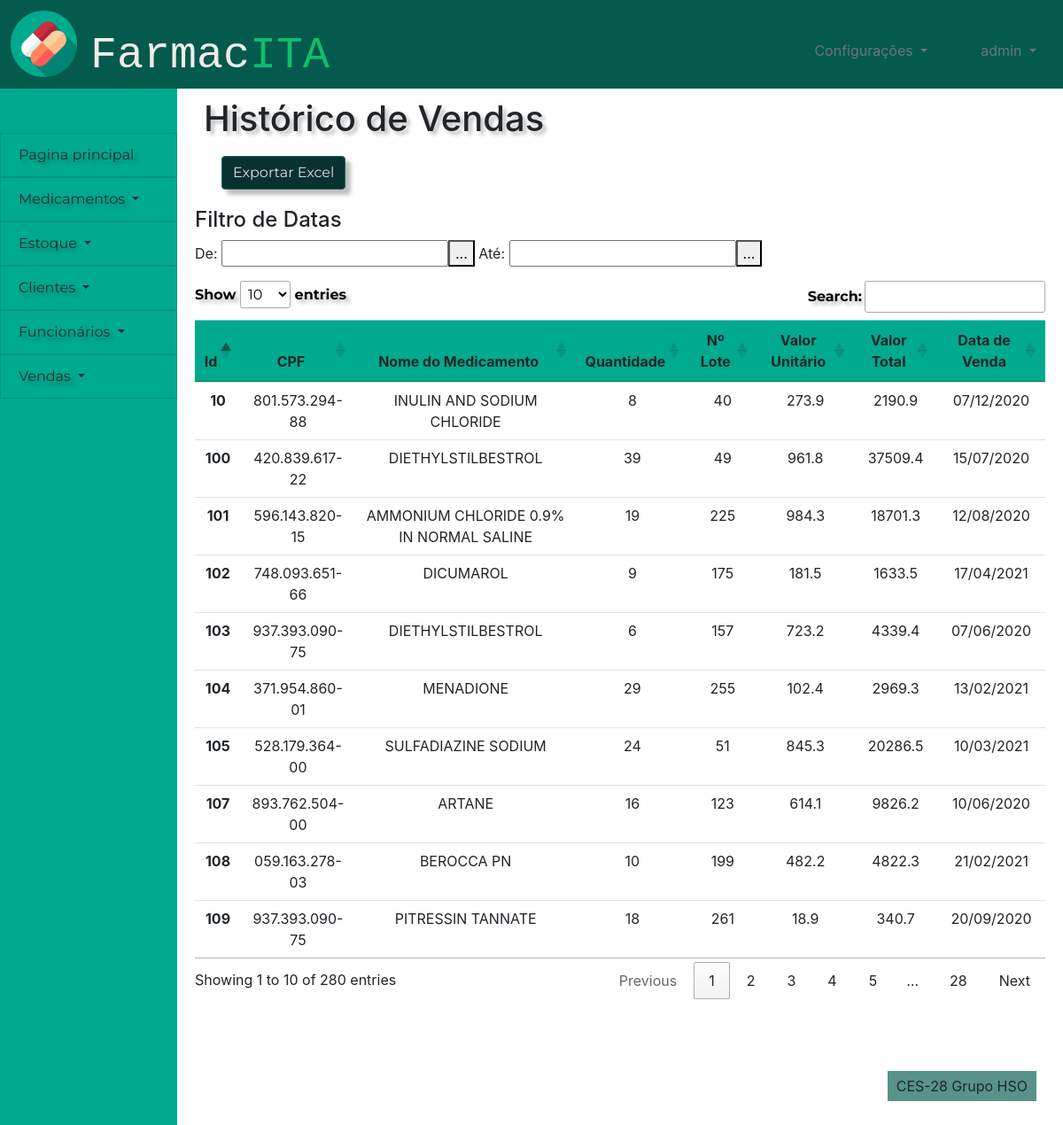
Page /financeiro/historico_vendas (signed in) on the committed database.
### financeiro/models.py (models this page shows)
class ordem_de_venda(models.Model):
    id_ordem_de_venda = models.AutoField(primary_key=True)
    id_cliente = models.ForeignKey(cliente,on_delete=models.PROTECT)
    id_lote_medicamento = models.ForeignKey(lote_medicamento,on_delete=models.PROTECT)
    quantidade = models.IntegerField(default = 0)
    desconto =  models.BooleanField(default=False)
    venda =  models.BooleanField(default=False)
    ativo = models.BooleanField(default=True)
    data_de_venda = models.DateField(auto_now=True,auto_now_add=False,null=False)
    percentual_desconto = models.DecimalField(max_digits=40,decimal_places=2,default=0)
    preco_desconto = models.DecimalField(max_digits=40,decimal_places=2,null=True)
    valor_total_venda = models.DecimalField(max_digits=40,decimal_places=2,null=True)

### pessoas/models.py (models this page shows)
class cliente(models.Model):
    id_cliente = models.AutoField(primary_key=True)
    nome_cliente = models.CharField(max_length=100)
    cpf = models.CharField(max_length=14)
    telefone = models.CharField(max_length=15)
    data_nascimento = models.DateField(default=datetime.now)
    ativo = models.BooleanField(default=True)
    class Meta:
        db_table = 'clientes'

### controle_estoque/models.py (models this page shows)
class lote_medicamento(models.Model):
    id_lote_medicamento = models.AutoField(primary_key=True)
    id_medicamento = models.ForeignKey(medicamento,on_delete=models.PROTECT)
    id_fornecedor = models.ForeignKey(fornecedor,on_delete=models.PROTECT)
    preco = models.DecimalField(max_digits=40,decimal_places=2)
    quantidade_de_caixas = models.CharField(max_length=100)
    quantidade_por_caixa = models.CharField(max_length=100)
    dosagem = models.CharField(max_length=100)
    data_de_validade = models.DateField(auto_now=False,auto_now_add=False,null=False)
    industria_farmaceutica = models.CharField(max_length=100)
    excluido = models.BooleanField(default=False)
    class Meta:
        db_table = 'lote_medicamento'

### cadastro_medicamentos/models.py (models this page shows)
class medicamento(models.Model):
    id_medicamento = models.AutoField(primary_key=True)
    nome_medicamento = models.CharField(max_length=100)
    classificacao = models.CharField(max_length=100, default='Sem tarja')
    principio_ativo = models.ManyToManyField(principio_ativo2, through='rel_medicamento_principio_ativo2')
    excluido = models.BooleanField(default=False)
    def __str__(self):
        return self.nome_medicamento

### financeiro/views.py (the view)
# urls.py: path('historico_vendas',views.historico_vendas, name = 'historico_vendas'),
def historico_vendas(request):
    check, retorno = checar_cargo(request)
    if check:
        return retorno
    cargo = funcionario.objects.get(user=request.user).cargo
    lista = ordem_de_venda.objects.filter(ativo=True,venda=True)
    if request.method == "POST":
        p = request.POST
        cpf = p.get("cpf")
        id_cliente = cliente.objects.filter(ativo=True,cpf__icontains = cpf)
        lista = ordem_de_venda.objects.filter(ativo=True,venda=True,id_cliente__in=id_cliente)
    else:
        lista = ordem_de_venda.objects.filter(ativo=True,venda=True)
    return render(request, 'financeiro/pagina_historico_de_vendas.html', {"lista":lista,'cargo':cargo})

### financeiro/views.py (called while the page is built)
def checar_cargo(request):
    user = request.user
    if user.is_anonymous:
        return True, redirect('/')
    else:
        cargo = funcionario.objects.get(user=request.user).cargo
        if cargo == 'Farmacêutico':
            return True, render(request,'sem_permissao.html',{'cargo':cargo})
    return False, False

### frontend/financeiro/pagina_historico_de_vendas.html (shortened to what this page needs)
{% extends 'template/padrao.html' %}
{%block titulo-conteudo %}
Histórico de Vendas
{% endblock %}
{% block content %}
{% load static %}
<link rel="stylesheet" href="https://cdn.datatables.net/1.10.24/css/jquery.dataTables.min.css">
<link data-require="jqueryui@*" data-semver="1.10.0" rel="stylesheet" href="//cdnjs.cloudflare.com/ajax/libs/jqueryui/1.10.0/css/smoothness/jquery-ui-1.10.0.custom.min.css" />
<div>
    <div id="gerar_relas">
        <a href="{% url 'gerar_relatorio_vendas' %}" class="btn custom-btn btn-primary">Exportar Excel </a>
    </div>
    <div class = "col-nd-4">
    <div class="tabela">
        <h4>Filtro de Datas</h4>
        <p id="date_filter">
            <span id="date-label-from" class="date-label">De: </span><input class="date_range_filter date" type="text" id="datepicker_from"/>
            <span id="date-label-to" class="date-label">Até: <input class="date_range_filter date" type="text" id="datepicker_to" />
        </p>
        <div style="display:flex;justify-content:center;align-items:center;">
        <table id="vendas" class="table table-hover">
            <thead class="table-info">
                <tr>
                    <th scope="col">Id</th>
                    <th scope="col">CPF</th>
                    <th scope="col">Nome do Medicamento</th>
                    <th scope="col">Quantidade</th>
                    <th scope="col">Nº Lote</th>
                    <th scope="col">Valor Unitário</th>
                    <th scope="col">Valor Total</th>
                    <th scope="col">Data de Venda</th>
                </tr>
            </thead>
            <tbody>
            {% for i in lista %}
                <tr class={{i.id}}>
                    <th scope="row">{{i.id_ordem_de_venda}}</th>
                    <td class = "CPF">{{i.id_cliente.cpf}}</td>
                    <td class = "Nome">{{i.id_lote_medicamento.id_medicamento}}</td>
                    <td class = "Quantidade">{{i.quantidade}}</td>
                    <td class = "Nº Lote">{{i.id_lote_medicamento.id_lote_medicamento}}</td>
                    <td class = "Valor Unitário">{{i.preco_desconto | floatformat }}</td>
                    <td class = "Valor Total">
                        {{i.valor_total_venda | floatformat}}</td>
                    <td class = "qtd_caixas" data-sort='{{i.data_de_venda|date:"U"}}'>{{i.data_de_venda}}</td>
                </tr>
            {% endfor %}
            </tbody>
        </table>
        </div>
    </div>
</div>
{% endblock %}

### frontend/template/padrao.html (shortened to what this page needs)
{% load static %}
<!DOCTYPE html>
<html lang="en">
<head>
    <link href="{% static 'bootstrap-4.5.3-dist/css/bootstrap.css' %}" rel="stylesheet">
    <link href="{% static '_css/style.css' %}" rel="stylesheet">
</head>
<body>
    <div id="header">
        <div class="icone" >
            <img  src = "{% static '/images/capsules.png' %}" alt="Teste" height="75">
        </div>
        <div class="row">
            <div class="text-left titulo">
                <p class="logo">Farmac<span class="logo-span">ITA</span></p>
            </div>
        </div>
        <div class="row">
            <div  class = "col">
                <div class="usuario dropdown text-right float-right">
                    <a class="dropdown-toggle text-secondary" href="#" role="button" id="dropdownusuario" data-toggle="dropdown"
                        aria-haspopup="true" aria-expanded="false">
                        {{user}}
                    </a>
                </div>
                <div class="usuario dropdown text-right float-right">
                    <a class="dropdown-toggle text-secondary" href="#" role="button" id="dropdownusuario" data-toggle="dropdown"
                        aria-haspopup="true" aria-expanded="false">
                        Configurações
                    </a>
                </div>
            </div>
        </div>
    </div>
    <nav class="list-group-item-info" id="menu">
        <div class="dropdown">
            <a class="list-group-item list-group-item-action list-group-item-info dropdown-item"
            role="button" id="dropdownprincipal"  aria-expanded="false" href="/pessoas/pagina_principal" >
                 Pagina principal
            </a>
        </div>
        <div class="dropdown">
            <a class="list-group-item list-group-item-action list-group-item-info dropdown-toggle" href="#"
                role="button" id="dropdownmedicamentos" data-toggle="dropdown" aria-haspopup="true" aria-expanded="false">
                Medicamentos
            </a>
        </div>
        <div class="dropdown">
            <a class="list-group-item list-group-item-action list-group-item-info dropdown-toggle" href="#"
                role="button" id="dropdownestoque" data-toggle="dropdown" aria-haspopup="true" aria-expanded="false">
                Estoque
            </a>
        </div>
        <div class="dropdown">
            <a class="list-group-item list-group-item-action list-group-item-info dropdown-toggle" href="#"
                role="button" id="dropdownclientes" data-toggle="dropdown" aria-haspopup="true" aria-expanded="false">
                Clientes
            </a>
        </div>
        <div class="dropdown">
            <a class="list-group-item list-group-item-action list-group-item-info dropdown-toggle" href="#"
                role="button" id="dropdownfuncionarios" data-toggle="dropdown" aria-haspopup="true" aria-expanded="false">
                Funcionários
            </a>
        </div>
        <div class="dropdown">
            <a class="list-group-item list-group-item-action list-group-item-info dropdown-toggle" href="#"
                role="button" id="dropdownvendas" data-toggle="dropdown" aria-haspopup="true" aria-expanded="false">
                Vendas
            </a>
        </div>
    </nav>
    <div id="content">
        <div class="titulo_pagina">
            <h1 class="h1">
                {% block titulo-conteudo %}
                {% endblock %}
            </h1>
        </div>
        <div>
        {% block content %}
        {% endblock %}
        </div>
    </div>
    <div id="footer">
        <p class="rodape-texto align-text-bottom">CES-28 Grupo HSO</p>
    </div>
</body>
</html>

### static/_css/style.css (style rules this page uses)
:root { --bdazzled-blue: #3d5a80ff; --pale-cerulean: #98c1d9ff; --light-cyan: rgb(240, 254, 255); --burnt-sienna: #6BA368; --gunmetal: #515B3A; --header-height:100px; --menu-width:200px; --footer-height:100px; --form-width:400px; --table-width: 1000px; }
.logo { font-size: 50px; font-family: monospace; color: rgb(241, 235, 235); }
.logo-span { color: #11BE6B ; }
.tabela { width: var(--table-width); padding: 20px; margin: 0 auto; }
body { display: grid; grid-template-columns: var(--menu-width) 1fr; grid-template-rows: var(--header-height) 1fr var(--footer-height); grid-template-areas: " cabeca cabeca" " links conteudo" " links rodape" ; height: 100vh; }
.usuario { padding: 45px 30px; color: white; }
.titulo { padding: 25px 30px ; }
div#header { display:grid; grid-template-columns: 0.10fr 1fr 1fr; grid-area: cabeca; background-color: #045A4C }
nav#menu { background-color: #00AA8E; padding-top: 50px; grid-area: links ; }
div#content { grid-area: conteudo; }
div#footer { padding-top: 45px ; text-align: center; grid-area: rodape; background-color: rgba(218, 203, 203, 0); }
.rodape-texto { float:right; width: auto; margin-right: 30px; padding: 5px 10px ; background-color: #579389; }
.titulo_pagina { padding: 10px 30px; }
.icone { padding-left: 12px ; padding-top: 12px ; }
.list-group-item-info { background-color: #00AA8E; }
.list-group-item { font-family: Montserrat; color: rgb(41, 40, 51); text-shadow: 4px 4px 4px rgba(0, 0, 0, 0.25); }
.btn { font-family: Montserrat; box-shadow: 6px 6px 4px rgba(0, 0, 0, 0.25); }
.btn.btn-outline-primary, .custom-btn { color: rgb(219, 218, 230); background-color: #08322F; border-color: #186661; }
.h1 { text-shadow: 4px 4px 4px rgba(0, 0, 0, 0.25); }
.table-info { background-color: #00AA8E; }
#gerar_relas { padding-left: 50px; }

### rows in the picture
ordem_de_venda: id_ordem_de_venda "10", id_cliente.cpf "801.573.294-88", id_lote_medicamento.id_medicamento "INULIN AND SODIUM CHLORIDE", quantidade "8", id_lote_medicamento.id_lote_medicamento "40", preco_desconto "273.9", valor_total_venda "2190.9", data_de_venda "07/12/2020"
ordem_de_venda: id_ordem_de_venda "100", id_cliente.cpf "420.839.617-22", id_lote_medicamento.id_medicamento "DIETHYLSTILBESTROL", quantidade "39", id_lote_medicamento.id_lote_medicamento "49", preco_desconto "961.8", valor_total_venda "37509.4", data_de_venda "15/07/2020"
ordem_de_venda: id_ordem_de_venda "101", id_cliente.cpf "596.143.820-15", id_lote_medicamento.id_medicamento "AMMONIUM CHLORIDE 0.9% IN NORMAL SALINE", quantidade "19", id_lote_medicamento.id_lote_medicamento "225", preco_desconto "984.3", valor_total_venda "18701.3", data_de_venda "12/08/2020"
ordem_de_venda: id_ordem_de_venda "102", id_cliente.cpf "748.093.651-66", id_lote_medicamento.id_medicamento "DICUMAROL", quantidade "9", id_lote_medicamento.id_lote_medicamento "175", preco_desconto "181.5", valor_total_venda "1633.5", data_de_venda "17/04/2021"
ordem_de_venda: id_ordem_de_venda "103", id_cliente.cpf "937.393.090-75", id_lote_medicamento.id_medicamento "DIETHYLSTILBESTROL", quantidade "6", id_lote_medicamento.id_lote_medicamento "157", preco_desconto "723.2", valor_total_venda "4339.4", data_de_venda "07/06/2020"
ordem_de_venda: id_ordem_de_venda "104", id_cliente.cpf "371.954.860-01", id_lote_medicamento.id_medicamento "MENADIONE", quantidade "29", id_lote_medicamento.id_lote_medicamento "255", preco_desconto "102.4", valor_total_venda "2969.3", data_de_venda "13/02/2021"
ordem_de_venda: id_ordem_de_venda "105", id_cliente.cpf "528.179.364-00", id_lote_medicamento.id_medicamento "SULFADIAZINE SODIUM", quantidade "24", id_lote_medicamento.id_lote_medicamento "51", preco_desconto "845.3", valor_total_venda "20286.5", data_de_venda "10/03/2021"
ordem_de_venda: id_ordem_de_venda "107", id_cliente.cpf "893.762.504-00", id_lote_medicamento.id_medicamento "ARTANE", quantidade "16", id_lote_medicamento.id_lote_medicamento "123", preco_desconto "614.1", valor_total_venda "9826.2", data_de_venda "10/06/2020"
ordem_de_venda: id_ordem_de_venda "108", id_cliente.cpf "059.163.278-03", id_lote_medicamento.id_medicamento "BEROCCA PN", quantidade "10", id_lote_medicamento.id_lote_medicamento "199", preco_desconto "482.2", valor_total_venda "4822.3", data_de_venda "21/02/2021"
ordem_de_venda: id_ordem_de_venda "109", id_cliente.cpf "937.393.090-75", id_lote_medicamento.id_medicamento "PITRESSIN TANNATE", quantidade "18", id_lote_medicamento.id_lote_medicamento "261", preco_desconto "18.9", valor_total_venda "340.7", data_de_venda "20/09/2020"

### other values in the picture
{{ user }} "admin"
